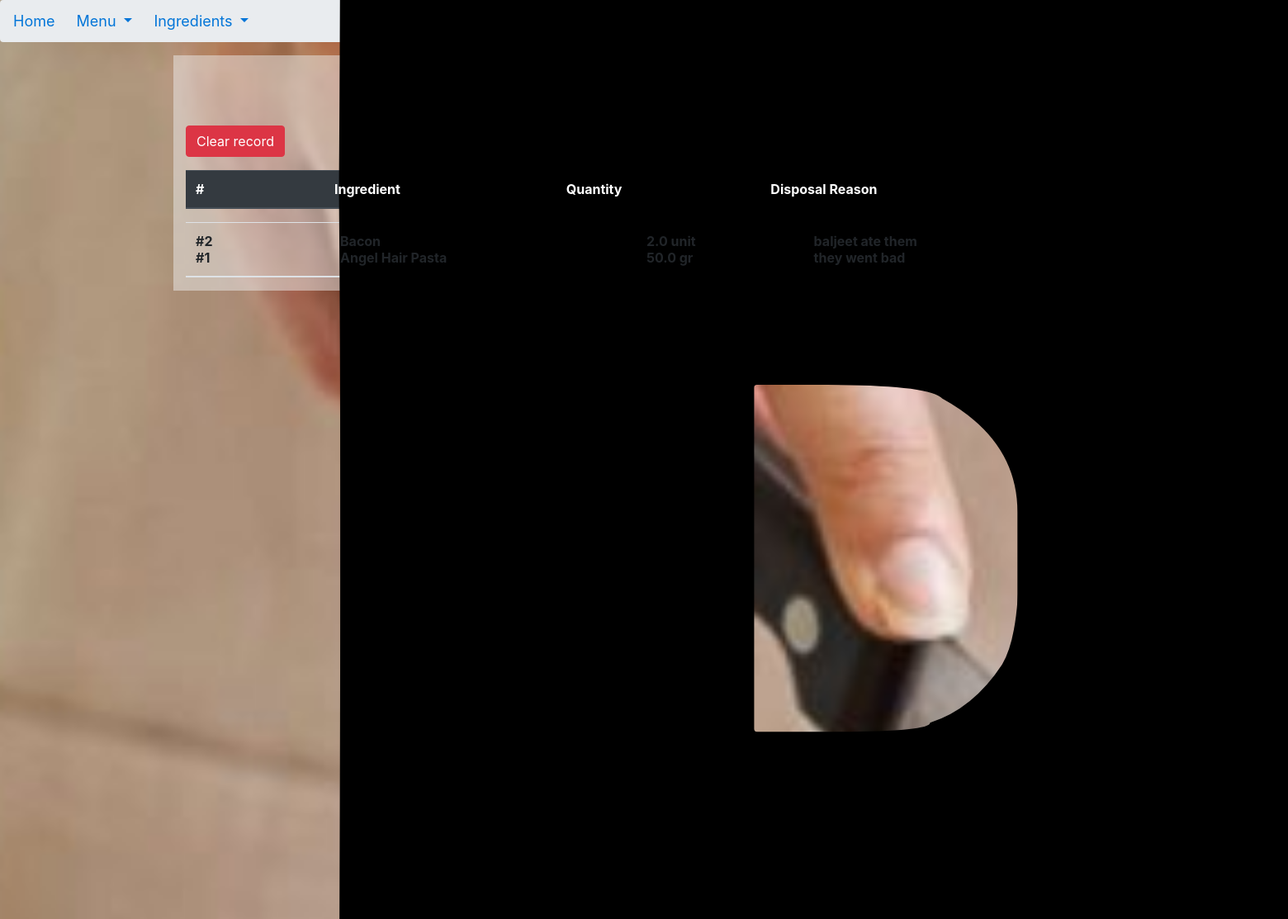
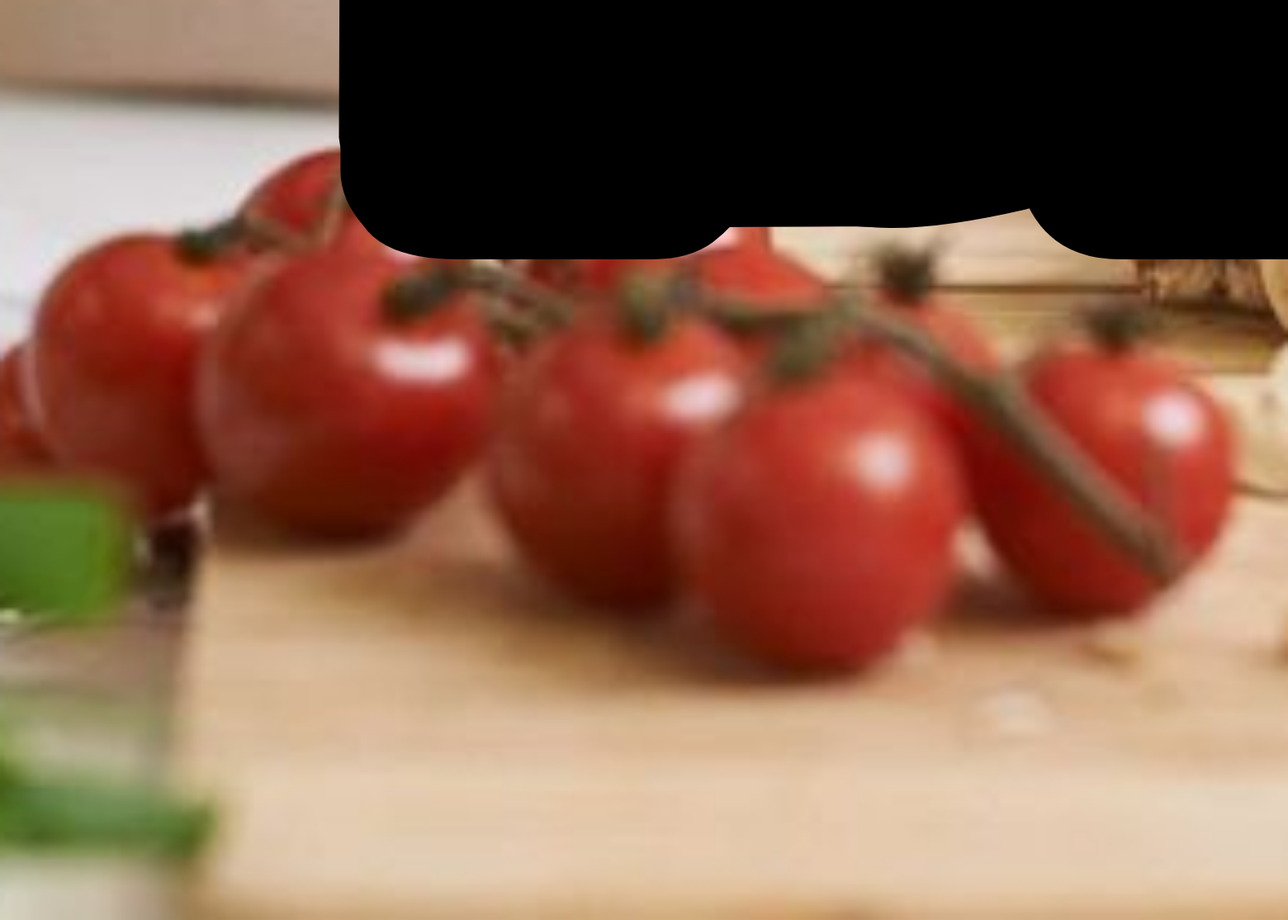
/manage (signed in), run on the app's committed database (2 pictures, top to bottom).
### app/Pages/models.py (models this page shows, shortened)
class disposalRecord(db.Model):
    id = db.Column(db.Integer, primary_key=True)
    userName = db.Column(db.String(64),index = True)
    ingredientName3 = db.Column(db.String(64),index = True)
    quantity3 = db.Column(db.Float)
    unitMeasure3 = db.Column(db.String(4))
    comment = db.Column(db.String(256))

### app/Pages/Manage.py (the view)
@app.route('/manage', methods=["GET", "POST"])
@login_required
def manage():
    disp = disposalRecord.query.all()
    clear = clr()
    idNumber, ingredient, quantity, reason = [], [], [], []
    for i in disp:
        number = i.id
        ingre = i.ingredientName3
        quan = str(i.quantity3)+"   "+i.unitMeasure3
        rea = i.comment
        idNumber.append(number)
        ingredient.append(ingre)
        quantity.append(quan)
        reason.append(rea)
    idNumber=invertList(idNumber)
    ingredient=invertList(ingredient)
    quantity=invertList(quantity)
    reason=invertList(reason)
    if clear.validate_on_submit():
        disposalRecord.query.delete()
        db.session.commit()
        return redirect('/manage')
    return render_template('manage.html',idNumber=idNumber,ingredient=ingredient,quantity=quantity,reason=reason, clr=clear)

### app/Pages/Manage.py
class clr(FlaskForm):
    clicky = SubmitField('Clear record')

### app/Pages/Manage.py (called while the page is built)
def invertList(input_list):
   input_list.reverse()
   return input_list

### app/Pages/models.py (called while the page is built)
@login.user_loader
def load_user(id):
    return User.query.get(int(id))

### app/templates/manage.html (shortened to what this page needs)
{% extends "nav.html" %}
{% block content %}
<div class="container">
		<div class="row">
			<div class="col-sm" class="container2" id="background_">
					<h2 id = "loginbody" class= "font_HighVoltage">
					</h2>
					<form action="" method="POST">
						{{clr.clicky(class="btn btn-danger")}}
					</form>
					<div  id = "loginbody">
						<table class="table table-striped">
							<thead class="thead-dark">
								<tr>
								<th scope="col">#</th>
								<th scope="col">&nbsp</th>
								<th scope="col">Ingredient</th>
								<th scope="col">Quantity</th>
								<th scope="col">Disposal Reason</th>
								</tr>
							</thead>
						</table>
						<table class="table table-striped">
								<thead>
									<tr>
										<th scope="col">
											{% for number in idNumber  %}
												<div> #{{ number }} </div>
											{% endfor %}
										</th>
										<th scope="col">&nbsp</th>
										<th scope="col">
											{% for ingre in ingredient  %}
											<div> {{ ingre }} </div>
											{% endfor %}
										</th>
										<th scope="col">
											{% for quant in quantity  %}
												<div> {{ quant }} </div>
											{% endfor %}
										</th>
										<th scope="col">
											{% for reas in reason  %}
												<div> {{ reas }} </div>
											{% endfor %}
										</th>
									</tr>
								</thead>
							</table>
                    </div>
			</div>
		</div>
</div>
{% endblock %}

### app/static/styles/main.css (style rules this page uses)
body { background-image: url("Main.jpg"); width: 100%; height:100%; background-size: cover; background-position: center center; background-repeat: no-repeat; background-attachment: fixed, scroll; }
.font_HighVoltage { text-align: center; color: rgb(0, 0, 0); font-family: HighVoltage; font-size-adjust: 80; }
#background_ { background: rgba(236, 236, 236,0.5); }
#loginbody { text-align: center; }

### data on the page
disposalRecord: ingredientName3 "Bacon", comment "baljeet ate them"
disposalRecord: ingredientName3 "Angel Hair Pasta", comment "they went bad"

### other printed values
{{ number }} "2" "1"
{{ quant }} "2.0 unit" "50.0 gr"
